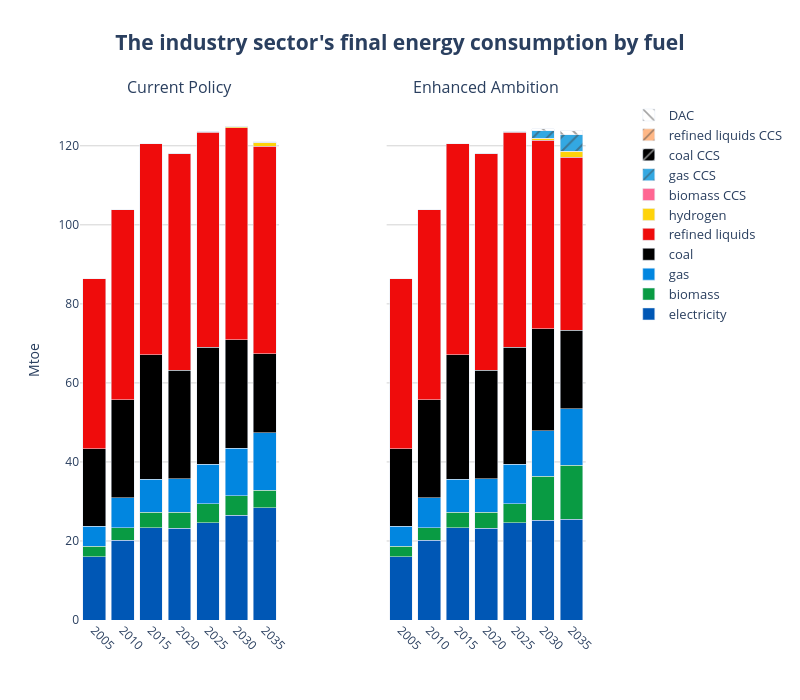

Source (notebook cell):
### Code cell
years = list(range(2005, 2036, 5))

# Create subplots with secondary y-axes
fig = make_subplots(
    rows=1, cols=2,
    shared_yaxes=True,
    shared_xaxes=True,
    specs=[[{"secondary_y": True}, {"secondary_y": True}]],
    subplot_titles=("Current Policy", "Enhanced Ambition")
)
# === Legend Group: Gases ===

# ------------------------------------------------------------------
# add traces from the first figure → left pane
# ------------------------------------------------------------------
for tr in fig1.data:
    tr.showlegend = False                      # keep legend single
    # NEW → colour & pattern injection
    if tr.name in fuel_colors:
        tr.marker.color = fuel_colors[tr.name]
        pattern = fuel_patterns.get(tr.name)
        if pattern:
            # marker.pattern is available from Plotly 5.3+
            tr.marker.pattern = dict(shape=pattern)

    fig.add_trace(tr, row=1, col=1, secondary_y=False)

# ------------------------------------------------------------------
# add traces from the second figure → right pane
# ------------------------------------------------------------------
for tr in fig2.data:
    if tr.name in fuel_colors:
        tr.marker.color = fuel_colors[tr.name]
        pattern = fuel_patterns.get(tr.name)
        if pattern:
            tr.marker.pattern = dict(shape=pattern)

    fig.add_trace(tr, row=1, col=2, secondary_y=False)


fig.update_layout(
    yaxis=dict(title="EJ", showgrid=True),
    yaxis1=dict(title="EJ", showgrid=True, title_font_size=20),
    
    # Hide secondary y-axis for col 1 (still used internally)
    yaxis2=dict(
        showticklabels=False,
        showgrid=False,
        zeroline=False,
        showline=False,
        title='',
        overlaying='y',
        side='right',
        range=[0, 100]
    ),
    
    # Show secondary y-axis for col 2
    yaxis4=dict(
        showticklabels=False,
        showgrid=False,
        zeroline=False,
        showline=False,
        title='',
        overlaying='y',
        side='right',
        range=[0, 100]
    ),
    barmode='stack',
    plot_bgcolor='rgba(0,0,0,0)',
    width=800, height=700,
)


fig.update_xaxes(tickangle=45)

fig.update_yaxes(range=[None, 130])

fig.update_layout(
    yaxis=dict(title="Mtoe", showgrid=True, gridcolor='lightgray'),
    yaxis3=dict(showgrid=True, gridcolor='lightgray'),
    title=dict(
        text="<b>The industry sector's final energy consumption by fuel</b>",
        font=dict(size=21),
        x=0.5
    ),
    legend=dict(
        traceorder="reversed",
        font=dict(size=13),
        x=1.02, y=1,
        borderwidth=0
    )
)
fig.update_xaxes(
    tickvals=years,
    ticktext=[str(y) for y in years]
)
fig

### Figure 1 — Plotly figure (JSON) as saved in the notebook; plotly's stock layout.template omitted (floating-point values rounded to 4 significant figures)
{"data": [{"hovertemplate": "fuel=electricity<br>Year=%{x}<br>value=%{y}<extra></extra>", "legendgroup": "electricity", "marker": {"color": "#0057B5", "pattern": {"shape": ""}}, "name": "electricity", "orientation": "v", "showlegend": false, "textposition": "auto", "type": "bar", "x": [2005, 2010, 2015, 2020, 2025, 2030, 2035], "xaxis": "x", "y": [16.05, 20.15, 23.35, 23.22, 24.67, 26.52, 28.46], "yaxis": "y"}, {"hovertemplate": "fuel=biomass<br>Year=%{x}<br>value=%{y}<extra></extra>", "legendgroup": "biomass", "marker": {"color": "#099B43", "pattern": {"shape": ""}}, "name": "biomass", "orientation": "v", "showlegend": false, "textposition": "auto", "type": "bar", "x": [2005, 2010, 2015, 2020, 2025, 2030, 2035], "xaxis": "x", "y": [2.572, 3.19, 3.932, 4.013, 4.789, 4.886, 4.403], "yaxis": "y"}, {"hovertemplate": "fuel=gas<br>Year=%{x}<br>value=%{y}<extra></extra>", "legendgroup": "gas", "marker": {"color": "#0186E0", "pattern": {"shape": ""}}, "name": "gas", "orientation": "v", "showlegend": false, "textposition": "auto", "type": "bar", "x": [2005, 2010, 2015, 2020, 2025, 2030, 2035], "xaxis": "x", "y": [5.092, 7.57, 8.385, 8.474, 9.909, 12.12, 14.55], "yaxis": "y"}, {"hovertemplate": "fuel=coal<br>Year=%{x}<br>value=%{y}<extra></extra>", "legendgroup": "coal", "marker": {"color": "#000000", "pattern": {"shape": ""}}, "name": "coal", "orientation": "v", "showlegend": false, "textposition": "auto", "type": "bar", "x": [2005, 2010, 2015, 2020, 2025, 2030, 2035], "xaxis": "x", "y": [19.67, 24.89, 31.4, 27.55, 29.69, 27.45, 19.92], "yaxis": "y"}, {"hovertemplate": "fuel=refined liquids<br>Year=%{x}<br>value=%{y}<extra></extra>", "legendgroup": "refined liquids", "marker": {"color": "#EF0C0C", "pattern": {"shape": ""}}, "name": "refined liquids", "orientation": "v", "showlegend": false, "textposition": "auto", "type": "bar", "x": [2005, 2010, 2015, 2020, 2025, 2030, 2035], "xaxis": "x", "y": [42.93, 48.04, 53.42, 54.79, 54.32, 53.63, 52.54], "yaxis": "y"}, {"hovertemplate": "fuel=hydrogen<br>Year=%{x}<br>value=%{y}<extra></extra>", "legendgroup": "hydrogen", "marker": {"color": "#FED30B", "pattern": {"shape": ""}}, "name": "hydrogen", "orientation": "v", "showlegend": false, "textposition": "auto", "type": "bar", "x": [2020, 2025, 2030, 2035], "xaxis": "x", "y": [0.001786, 0.1813, 0.3766, 0.9775], "yaxis": "y"}, {"hovertemplate": "fuel=biomass CCS<br>Year=%{x}<br>value=%{y}<extra></extra>", "legendgroup": "biomass CCS", "marker": {"color": "#FF6692", "pattern": {"shape": ""}}, "name": "biomass CCS", "orientation": "v", "showlegend": false, "textposition": "auto", "type": "bar", "x": [2020, 2025, 2030, 2035], "xaxis": "x", "y": [0.0001141, 0.0004796, 0.004752, 0.01979], "yaxis": "y"}, {"hovertemplate": "fuel=gas CCS<br>Year=%{x}<br>value=%{y}<extra></extra>", "legendgroup": "gas CCS", "marker": {"color": "#33A8E2", "pattern": {"shape": "/"}}, "name": "gas CCS", "orientation": "v", "showlegend": false, "textposition": "auto", "type": "bar", "x": [2020, 2025, 2030, 2035], "xaxis": "x", "y": [0.0003318, 0.003868, 0.01823, 0.07278], "yaxis": "y"}, {"hovertemplate": "fuel=coal CCS<br>Year=%{x}<br>value=%{y}<extra></extra>", "legendgroup": "coal CCS", "marker": {"color": "#000000", "pattern": {"shape": "/"}}, "name": "coal CCS", "orientation": "v", "showlegend": false, "textposition": "auto", "type": "bar", "x": [2020, 2025, 2030, 2035], "xaxis": "x", "y": [6.353e-06, 2.646e-05, 0.000265, 0.001213], "yaxis": "y"}, {"hovertemplate": "fuel=refined liquids CCS<br>Year=%{x}<br>value=%{y}<extra></extra>", "legendgroup": "refined liquids CCS", "marker": {"color": "#FFB785", "pattern": {"shape": "/"}}, "name": "refined liquids CCS", "orientation": "v", "showlegend": false, "textposition": "auto", "type": "bar", "x": [2020, 2025, 2030, 2035], "xaxis": "x", "y": [0.0002238, 0.0009454, 0.00832, 0.03805], "yaxis": "y"}, {"hovertemplate": "fuel=electricity<br>Year=%{x}<br>value=%{y}<extra></extra>", "legendgroup": "electricity", "marker": {"color": "#0057B5", "pattern": {"shape": ""}}, "name": "electricity", "orientation": "v", "showlegend": true, "textposition": "auto", "type": "bar", "x": [2005, 2010, 2015, 2020, 2025, 2030, 2035], "xaxis": "x2", "y": [16.05, 20.15, 23.35, 23.22, 24.67, 25.31, 25.49], "yaxis": "y3"}, {"hovertemplate": "fuel=biomass<br>Year=%{x}<br>value=%{y}<extra></extra>", "legendgroup": "biomass", "marker": {"color": "#099B43", "pattern": {"shape": ""}}, "name": "biomass", "orientation": "v", "showlegend": true, "textposition": "auto", "type": "bar", "x": [2005, 2010, 2015, 2020, 2025, 2030, 2035], "xaxis": "x2", "y": [2.572, 3.19, 3.932, 4.013, 4.789, 11.02, 13.63], "yaxis": "y3"}, {"hovertemplate": "fuel=gas<br>Year=%{x}<br>value=%{y}<extra></extra>", "legendgroup": "gas", "marker": {"color": "#0186E0", "pattern": {"shape": ""}}, "name": "gas", "orientation": "v", "showlegend": true, "textposition": "auto", "type": "bar", "x": [2005, 2010, 2015, 2020, 2025, 2030, 2035], "xaxis": "x2", "y": [5.092, 7.57, 8.385, 8.474, 9.909, 11.55, 14.33], "yaxis": "y3"}, {"hovertemplate": "fuel=coal<br>Year=%{x}<br>value=%{y}<extra></extra>", "legendgroup": "coal", "marker": {"color": "#000000", "pattern": {"shape": ""}}, "name": "coal", "orientation": "v", "showlegend": true, "textposition": "auto", "type": "bar", "x": [2005, 2010, 2015, 2020, 2025, 2030, 2035], "xaxis": "x2", "y": [19.67, 24.89, 31.4, 27.55, 29.69, 25.81, 19.87], "yaxis": "y3"}, {"hovertemplate": "fuel=refined liquids<br>Year=%{x}<br>value=%{y}<extra></extra>", "legendgroup": "refined liquids", "marker": {"color": "#EF0C0C", "pattern": {"shape": ""}}, "name": "refined liquids", "orientation": "v", "showlegend": true, "textposition": "auto", "type": "bar", "x": [2005, 2010, 2015, 2020, 2025, 2030, 2035], "xaxis": "x2", "y": [42.93, 48.04, 53.42, 54.79, 54.32, 47.7, 43.82], "yaxis": "y3"}, {"hovertemplate": "fuel=hydrogen<br>Year=%{x}<br>value=%{y}<extra></extra>", "legendgroup": "hydrogen", "marker": {"color": "#FED30B", "pattern": {"shape": ""}}, "name": "hydrogen", "orientation": "v", "showlegend": true, "textposition": "auto", "type": "bar", "x": [2020, 2025, 2030, 2035], "xaxis": "x2", "y": [0.001786, 0.1813, 0.5361, 1.492], "yaxis": "y3"}, {"hovertemplate": "fuel=biomass CCS<br>Year=%{x}<br>value=%{y}<extra></extra>", "legendgroup": "biomass CCS", "marker": {"color": "#FF6692", "pattern": {"shape": ""}}, "name": "biomass CCS", "orientation": "v", "showlegend": true, "textposition": "auto", "type": "bar", "x": [2020, 2025, 2030, 2035], "xaxis": "x2", "y": [0.0001141, 0.0004797, 0.005645, 0.02462], "yaxis": "y3"}, {"hovertemplate": "fuel=gas CCS<br>Year=%{x}<br>value=%{y}<extra></extra>", "legendgroup": "gas CCS", "marker": {"color": "#33A8E2", "pattern": {"shape": "/"}}, "name": "gas CCS", "orientation": "v", "showlegend": true, "textposition": "auto", "type": "bar", "x": [2020, 2025, 2030, 2035], "xaxis": "x2", "y": [0.0003318, 0.003869, 1.868, 4.109], "yaxis": "y3"}, {"hovertemplate": "fuel=coal CCS<br>Year=%{x}<br>value=%{y}<extra></extra>", "legendgroup": "coal CCS", "marker": {"color": "#000000", "pattern": {"shape": "/"}}, "name": "coal CCS", "orientation": "v", "showlegend": true, "textposition": "auto", "type": "bar", "x": [2020, 2025, 2030, 2035], "xaxis": "x2", "y": [6.353e-06, 2.646e-05, 0.0004615, 0.00236], "yaxis": "y3"}, {"hovertemplate": "fuel=refined liquids CCS<br>Year=%{x}<br>value=%{y}<extra></extra>", "legendgroup": "refined liquids CCS", "marker": {"color": "#FFB785", "pattern": {"shape": "/"}}, "name": "refined liquids CCS", "orientation": "v", "showlegend": true, "textposition": "auto", "type": "bar", "x": [2020, 2025, 2030, 2035], "xaxis": "x2", "y": [0.0002238, 0.0009454, 0.01144, 0.05851], "yaxis": "y3"}, {"hovertemplate": "fuel=DAC<br>Year=%{x}<br>value=%{y}<extra></extra>", "legendgroup": "DAC", "marker": {"color": "#FFFFFF", "pattern": {"shape": "\\"}}, "name": "DAC", "orientation": "v", "showlegend": true, "textposition": "auto", "type": "bar", "x": [2025, 2030, 2035], "xaxis": "x2", "y": [1.656e-07, 0.4655, 1.024], "yaxis": "y3"}], "layout": {"annotations": [{"font": {"size": 16}, "showarrow": false, "text": "Current Policy", "x": 0.185, "xanchor": "center", "xref": "paper", "y": 1, "yanchor": "bottom", "yref": "paper"}, {"font": {"size": 16}, "showarrow": false, "text": "Enhanced Ambition", "x": 0.755, "xanchor": "center", "xref": "paper", "y": 1, "yanchor": "bottom", "yref": "paper"}], "barmode": "stack", "height": 700, "legend": {"borderwidth": 0, "font": {"size": 13}, "traceorder": "reversed", "x": 1.02, "y": 1}, "plot_bgcolor": "rgba(0,0,0,0)", "title": {"font": {"size": 21}, "text": "<b>The industry sector's final energy consumption by fuel</b>", "x": 0.5}, "width": 800, "xaxis": {"anchor": "y", "domain": [0, 0.37], "tickangle": 45, "ticktext": ["2005", "2010", "2015", "2020", "2025", "2030", "2035"], "tickvals": [2005, 2010, 2015, 2020, 2025, 2030, 2035]}, "xaxis2": {"anchor": "y3", "domain": [0.57, 0.94], "tickangle": 45, "ticktext": ["2005", "2010", "2015", "2020", "2025", "2030", "2035"], "tickvals": [2005, 2010, 2015, 2020, 2025, 2030, 2035]}, "yaxis": {"anchor": "x", "domain": [0, 1], "gridcolor": "lightgray", "range": [null, 130], "showgrid": true, "title": {"text": "Mtoe"}}, "yaxis2": {"anchor": "x", "overlaying": "y", "range": [null, 130], "showgrid": false, "showline": false, "showticklabels": false, "side": "right", "title": {"text": ""}, "zeroline": false}, "yaxis3": {"anchor": "x2", "domain": [0, 1], "gridcolor": "lightgray", "matches": "y", "range": [null, 130], "showgrid": true, "showticklabels": false}, "yaxis4": {"anchor": "x2", "overlaying": "y", "range": [null, 130], "showgrid": false, "showline": false, "showticklabels": false, "side": "right", "title": {"text": ""}, "zeroline": false}}}
